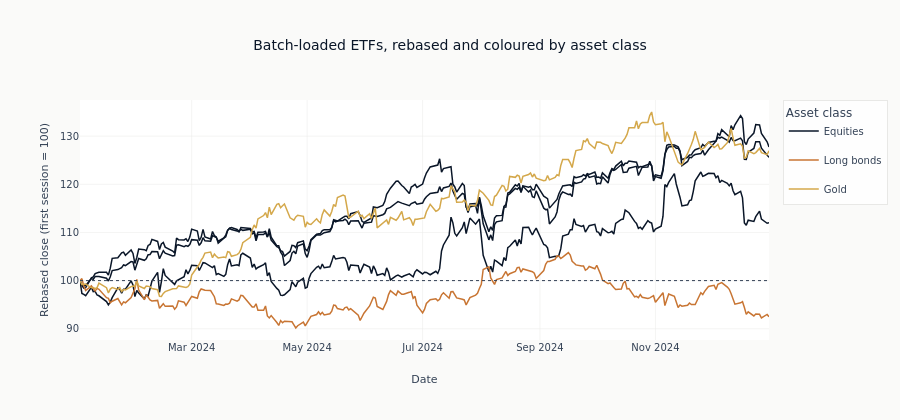

The code cell stored with this chart in its notebook:
### Markdown cell above
A row count says the call returned something; it does not say what. Rebasing each series to
a common level at the first session makes the frame legible, and colouring by asset class
rather than by ticker makes the point of a multi-asset loader visible: the three equity
lines travel together and the bond and gold lines do not, which is the dispersion a batch
spanning three asset classes exists to capture and a single-asset loader cannot show.

### Code cell
etf_rebased = etf_data.sort("timestamp").with_columns(
    (pl.col("close") / pl.col("close").first().over("symbol") * REBASE_LEVEL).alias("rebased")
)

etf_class = {
    "SPY": "Equities",
    "QQQ": "Equities",
    "IWM": "Equities",
    "TLT": "Long bonds",
    "GLD": "Gold",
}
class_color = {"Equities": COLORS["blue"], "Long bonds": COLORS["copper"], "Gold": COLORS["amber"]}

fig = go.Figure()
seen: set[str] = set()
for sym in etf_symbols:
    s = etf_rebased.filter(pl.col("symbol") == sym)
    cls = etf_class[sym]
    fig.add_trace(
        go.Scatter(
            x=s["timestamp"].to_list(),
            y=s["rebased"].to_list(),
            mode="lines",
            line=dict(color=class_color[cls], width=1.5),
            name=cls,
            legendgroup=cls,
            showlegend=cls not in seen,
            text=sym,
            hovertemplate="%{text}: %{y:.1f}<extra></extra>",
        )
    )
    seen.add(cls)
fig.add_hline(y=REBASE_LEVEL, line=dict(color=COLORS["neutral"], width=1, dash="dot"))
fig.update_layout(
    title="Batch-loaded ETFs, rebased and coloured by asset class",
    xaxis_title="Date",
    yaxis_title=f"Rebased close (first session = {REBASE_LEVEL:.0f})",
    height=420,
    legend_title="Asset class",
)
show_plotly_with_alt(
    fig,
    "Five lines over one year, rebased to a common level at the first session and coloured "
    "in three groups for equities, long bonds and gold, with a dotted reference line at "
    "the rebase level. The three equity lines rise together into the autumn and then "
    "separate, two finishing well above the reference line and one falling back toward "
    "it. The gold line runs highest through the autumn and eases back to join the "
    "equity leaders. The bond line spends almost the whole year below the reference "
    "line and ends furthest below it.",
)

### Figure 1 — Plotly figure (JSON) as saved in the notebook; plotly's stock layout.template omitted (floating-point values rounded to 4 significant figures; data arrays with more than 128 entries replaced by an {"elided": "..."} marker saying what was removed)
{"data": [{"hovertemplate": "%{text}: %{y:.1f}<extra></extra>", "legendgroup": "Equities", "line": {"color": "#0a1628", "width": 1.5}, "mode": "lines", "name": "Equities", "showlegend": true, "text": "SPY", "type": "scatter", "x": {"elided": "252 str values"}, "y": {"elided": "252 float values"}}, {"hovertemplate": "%{text}: %{y:.1f}<extra></extra>", "legendgroup": "Equities", "line": {"color": "#0a1628", "width": 1.5}, "mode": "lines", "name": "Equities", "showlegend": false, "text": "QQQ", "type": "scatter", "x": {"elided": "252 str values"}, "y": {"elided": "252 float values"}}, {"hovertemplate": "%{text}: %{y:.1f}<extra></extra>", "legendgroup": "Equities", "line": {"color": "#0a1628", "width": 1.5}, "mode": "lines", "name": "Equities", "showlegend": false, "text": "IWM", "type": "scatter", "x": {"elided": "252 str values"}, "y": {"elided": "252 float values"}}, {"hovertemplate": "%{text}: %{y:.1f}<extra></extra>", "legendgroup": "Long bonds", "line": {"color": "#C87533", "width": 1.5}, "mode": "lines", "name": "Long bonds", "showlegend": true, "text": "TLT", "type": "scatter", "x": {"elided": "252 str values"}, "y": {"elided": "252 float values"}}, {"hovertemplate": "%{text}: %{y:.1f}<extra></extra>", "legendgroup": "Gold", "line": {"color": "#D4A84B", "width": 1.5}, "mode": "lines", "name": "Gold", "showlegend": true, "text": "GLD", "type": "scatter", "x": {"elided": "252 str values"}, "y": {"elided": "252 float values"}}], "layout": {"height": 420, "legend": {"title": {"text": "Asset class"}}, "shapes": [{"line": {"color": "#334155", "dash": "dot", "width": 1}, "type": "line", "x0": 0, "x1": 1, "xref": "x domain", "y0": 100.0, "y1": 100.0, "yref": "y"}], "title": {"text": "Batch-loaded ETFs, rebased and coloured by asset class"}, "xaxis": {"title": {"text": "Date"}}, "yaxis": {"title": {"text": "Rebased close (first session = 100)"}}}}
